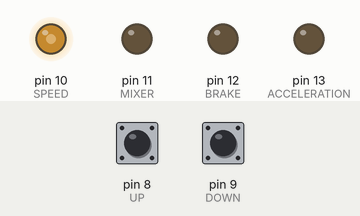
Recording of a sketch running on a simulated Arduino Uno, built with avr-gcc and run on an emulated ATmega328P. Parts: output pins drawn as LEDs (lit = HIGH). The inputs (shaded band) are chosen by the test bench; at power-on: pin 9 (DOWN) LOW, pin 8 (UP) LOW.

Above: at 1.2 s.
1.3 s: pin 9 (DOWN) pulled HIGH for 3.2 s
At 4.0 s:
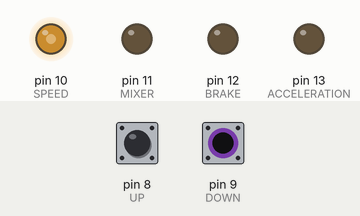
7.8 s: pin 8 (UP) pulled HIGH for 3.2 s
At 10.1 s:
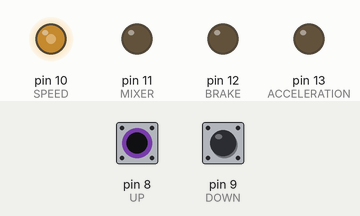
Timing chart, 0 to 11.6 s (numbered marks = the images above; inputs shaded):
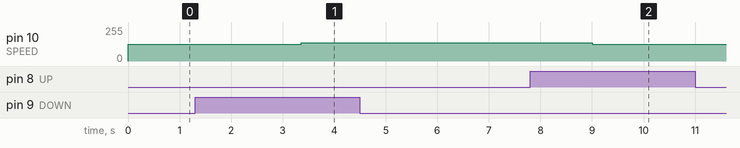

Measured:
- after the input at 1.3 s, pin 10 (SPEED): 127/255 → 136/255 after 2.1 s
- after the input at 7.8 s, pin 10 (SPEED): 136/255 → 127/255 after 1.2 s

The sketch:

arduino_codeA.ino
```cpp
// ------------------------------------
// Include files
// ------------------------------------
#include <string.h>
#include <stdio.h>
#include <Wire.h>

// ------------------------------------
// Global Constants
// ------------------------------------
#define SLAVE_ADDR          0x8
#define MESSAGE_SIZE        8+2             // useful message size + required overhead ("/n", "/0")
#define MAX_UNSIGNED_LONG   0xffffffffUL
#define us                  1000000.0       // number of microsenconds in a second
// Cyclic Scheduler stuff
#define NUM_SC              4               // number of secondary cycles per main cycle
#define SC_TIME             50UL            // secondary cycle time length
#define SC_REQUIRED_WAIT    5UL             // required time to wait for next secondary cycle


// ------------------------------------
// Digital PIN Numbers
// ------------------------------------
#define ACCELERATION    13
#define BRAKE           12
#define MIXER           11
#define SPEED           10
#define DOWN            9
#define UP              8


// ------------------------------------
// Slope Legal Values
// ------------------------------------
typedef enum{flat, down, up} slope_t;


// ------------------------------------
// Limits
// ------------------------------------
// Speed
#define SPEED_MIN       40.0
#define SPEED_MAX       70.0


// ------------------------------------
// Speed Modifiers
// ------------------------------------
#define MOD_GAS         0.5
#define MOD_BRK         -0.5
#define MOD_SLOPE_DOWN  0.25
#define MOD_SLOPE_UP    -0.25


// ------------------------------------
// Messages
// ------------------------------------
// Requests
#define REQ_SPEED       "SPD: REQ\n"
#define REQ_SLOPE       "SLP: REQ\n"
#define REQ_GAS_SET     "GAS: SET\n"
#define REQ_GAS_CLR     "GAS: CLR\n"
#define REQ_BRK_SET     "BRK: SET\n"
#define REQ_BRK_CLR     "BRK: CLR\n"
#define REQ_MIX_SET     "MIX: SET\n"
#define REQ_MIX_CLR     "MIX: CLR\n"

// Answers
#define ANS_ERROR       "MSG: ERR\n"
#define ANS_SPEED       "SPD:%s\n"
#define ANS_SLOPE_FLAT  "SLP:FLAT\n"
#define ANS_SLOPE_DOWN  "SLP:DOWN\n"
#define ANS_SLOPE_UP    "SLP:  UP\n"
#define ANS_GAS_OK      "GAS:  OK\n"
#define ANS_BRK_OK      "BRK:  OK\n"
#define ANS_MIX_OK      "MIX:  OK\n"


// ------------------------------------
// Macros
// ------------------------------------

// write to "answer" buffer and set flag
#define SET_ANSWER(...) \
    sprintf(answer, __VA_ARGS__); \
    requested_answered = true;

// compare "request" buffer with given SET/CLR request strings
#define CHECK_SET_CLR_REQ_TYPE(SET_REQ, CLR_REQ) \
    int set, clr; \
    set = strcmp((SET_REQ), (const char *) request); \
    clr = strcmp((CLR_REQ), (const char *) request);


// ------------------------------------
// Global Variables
// ------------------------------------

// Comm server stuff
bool request_received = false;
bool requested_answered = false;
char request[MESSAGE_SIZE];
char answer[MESSAGE_SIZE];

// Sensors and states
bool gas_is_active = false;
bool brake_is_active = false;
bool mixer_is_active = false;
double speed = 55.5;
slope_t railway_slope = flat;

unsigned long speed_last_measure_time;

// Scheduler stuff
unsigned char sc = 0; // secondary cycle
unsigned long exe_start_time;


// ------------------------------------
// Function Prototypes
// ------------------------------------

/************** Tasks ****************/

// ------------------------------------
// Task: Communication Server
// Worst Compute Time: 9368 μs
// ------------------------------------
void comm_server_task();
// ------------------------------------
// Task: On/Off Accelerator
// Worst Compute Time: 16 μs
// ------------------------------------
void acceleration_task();
// ------------------------------------
// Task: On/Off Brake
// Worst Compute Time: 16 μs
// ------------------------------------
void brake_task();
// ------------------------------------
// Task: On/Off Mixer
// Worst Compute Time: 16 μs
// ------------------------------------
void mixer_task();
// ------------------------------------
// Task: Compute and Show Speed
// Worst Compute Time: 128 μs
// ------------------------------------
void display_speed_task();
// ------------------------------------
// Task: Read Slope
// Worst Compute Time: 12 μs
// ------------------------------------
void read_slope_task();

/********** Aux functions ************/
void update_speed();
void comm_server();

/******** Request Handlers ***********/

// Get requests
void req_get_speed();
void req_get_slope();
// Set requests
void req_set_gas();
void req_set_brake();
void req_set_mixer();


/********** Aux functions ************/
void update_speed()
{
    unsigned long speed_new_measure_time, delta;
    double acceleration;

    speed_new_measure_time = micros();

    // get elapsed time between speed measurements
    if (speed_last_measure_time > speed_new_measure_time)
        delta = MAX_UNSIGNED_LONG - speed_last_measure_time + speed_new_measure_time;
    else
        delta = speed_new_measure_time - speed_last_measure_time;

    speed_last_measure_time = speed_new_measure_time;

    acceleration = MOD_GAS*gas_is_active + MOD_BRK*brake_is_active +
    MOD_SLOPE_DOWN*(railway_slope == down) + MOD_SLOPE_UP*(railway_slope == up);

    speed += (double) acceleration * ((double) delta/us);
}


void comm_server()
{
    static int count = 0;
    char char_aux;

    // If there were a received msg, send the processed answer or ERROR if none.
    // then reset for the next request.
    // NOTE: this requires that between two calls of com_server all possible
    //       answers have been processed.
    if (request_received) {
        // if there is an answer send it, else error
        if (requested_answered)
            Serial.print(answer);
        else
            Serial.print(ANS_ERROR);

        // reset flags and buffers
        request_received = false;
        requested_answered = false;
        memset(request, 0, MESSAGE_SIZE);
        memset(answer, 0, MESSAGE_SIZE);
    }

    while (Serial.available()) {
        // read one character
        char_aux = Serial.read();

        // skip if it is not a valid character
        if ( ( char_aux < 'A' || char_aux > 'Z' ) &&
        char_aux != ':' && char_aux != ' ' && char_aux != '\n' ) {
            continue;
        }

        // Store the character
        request[count] = char_aux;

        // If the last character is an enter or
        // There are 9th characters set an enter and finish.
        if ( request[count] == '\n' || count == 8 ) {
            request[count] = '\n';
            count = 0;
            request_received = true;
            break;
        }

        count++;
    }
}


/******** Request Handlers ***********/
void req_get_speed()
{
    // check request
    if ( !strcmp(REQ_SPEED, request) ) {
        // convert double to string
        char num_str[5];
        dtostrf(speed, 4,1, num_str);

        SET_ANSWER(ANS_SPEED, num_str);
    }
}


void req_get_slope()
{
    // check request
    if ( !strcmp(REQ_SLOPE, request) ) {
        // set answer according to current slope
        switch (railway_slope) {
            case flat:
                SET_ANSWER(ANS_SLOPE_FLAT);
                break;
            case down:
                SET_ANSWER(ANS_SLOPE_DOWN);
                break;
            case up:
                SET_ANSWER(ANS_SLOPE_UP);
                break;
        }
    }
}


void req_set_gas()
{
    CHECK_SET_CLR_REQ_TYPE(REQ_GAS_SET, REQ_GAS_CLR);

    // check request
    if (!set || !clr) {
        // set value
        gas_is_active = !set + clr;
        SET_ANSWER(ANS_GAS_OK);
    }
}


void req_set_brake()
{
    CHECK_SET_CLR_REQ_TYPE(REQ_BRK_SET, REQ_BRK_CLR);

    // check request
    if (!set || !clr) {
        // set value
        brake_is_active = !set + clr;
        SET_ANSWER(ANS_BRK_OK);
    }
}


void req_set_mixer()
{
    CHECK_SET_CLR_REQ_TYPE(REQ_MIX_SET, REQ_MIX_CLR);

    // check request
    if (!set || !clr) {
        // set value
        mixer_is_active = !set + clr;
        SET_ANSWER(ANS_MIX_OK);
    }
}


/************** Tasks ****************/
void comm_server_task()
{
    comm_server();
    // check if there is an unanswered request
    if (!request_received || requested_answered)
        return;

    req_get_speed();
    req_get_slope();
    req_set_gas();
    req_set_brake();
    req_set_mixer();
}


void acceleration_task()
{
    digitalWrite(ACCELERATION, gas_is_active);
}


void brake_task()
{
    digitalWrite(BRAKE, brake_is_active);
}


void mixer_task()
{
    digitalWrite(MIXER, mixer_is_active);
}


void display_speed_task()
{
    unsigned char speed_led_pwm_value;

    // compute new speed first
    update_speed();

    // change speed LED intensity
    // if speed is out of bounds, the LED turns off
    if ( speed != constrain(speed, SPEED_MIN, SPEED_MAX) )
        speed_led_pwm_value = 0;
    else
        speed_led_pwm_value = (unsigned char) map(speed, SPEED_MIN, SPEED_MAX, 0, 255);

    analogWrite(SPEED, speed_led_pwm_value);
}


void read_slope_task()
{
    // read slope pins and compute current slope
    railway_slope = (slope_t) (flat + down*digitalRead(DOWN) + up*digitalRead(UP));
}


void setup()
{
    // set pins
    pinMode(ACCELERATION,   OUTPUT);
    pinMode(BRAKE,          OUTPUT);
    pinMode(MIXER,          OUTPUT);
    pinMode(SPEED,          OUTPUT);
    pinMode(DOWN,           INPUT);
    pinMode(UP,             INPUT);

    // Setup Serial Monitor
    Serial.begin(9600);

    // set initial speed measure time
    speed_last_measure_time = micros();

    // set initial execution start time
    exe_start_time = millis();
}


void loop()
{
    unsigned long exe_end_time, delta;

    // execute tasks
    switch (sc) {
        case 0:
            acceleration_task();
            brake_task();
            mixer_task();
            display_speed_task();
            read_slope_task();
            break;
        case 1:
            acceleration_task();
            brake_task();
            mixer_task();
            display_speed_task();
            read_slope_task();
            break;
        case 2:
            acceleration_task();
            brake_task();
            mixer_task();
            display_speed_task();
            read_slope_task();
            break;
        case 3:
            acceleration_task();
            brake_task();
            mixer_task();
            display_speed_task();
            read_slope_task();
            comm_server_task();
            break;
    }

    sc = (sc + 1) % NUM_SC;
    exe_end_time = millis();

    // get elapsed execution time
    if (exe_start_time > exe_end_time)
        delta = (unsigned long) (MAX_UNSIGNED_LONG - exe_start_time + exe_end_time);
    else
        delta = (unsigned long) (exe_end_time - exe_start_time);

    // panic: execution took too long
    if (SC_TIME < delta)
        exit(-1);

    // wait until next secondary cycle
    delay(SC_TIME - delta + SC_REQUIRED_WAIT);
    exe_start_time += SC_TIME;
}
```
